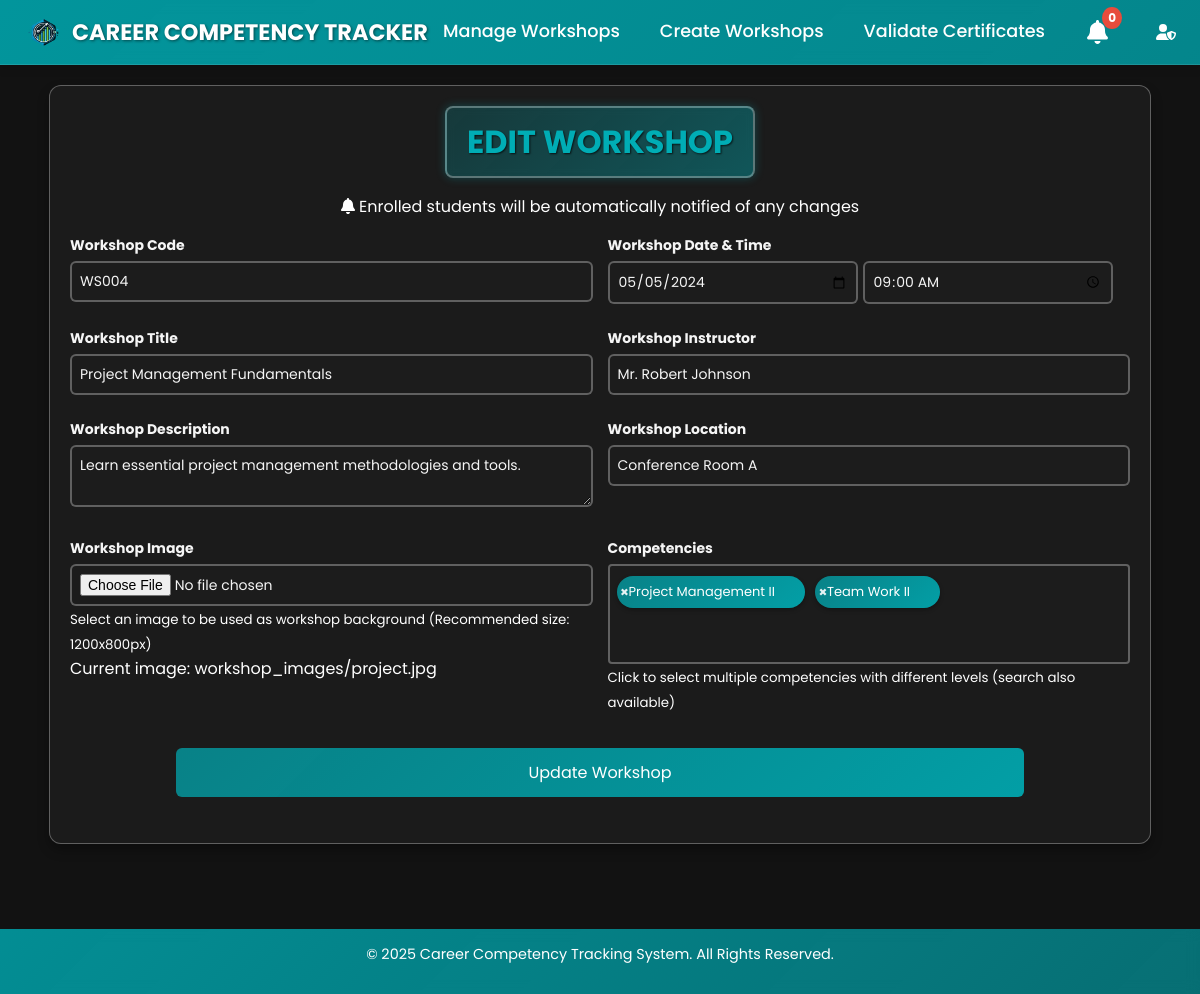
Screenshot of /edit-workshop/WS004 (signed in) with the database file from the repository.
### App/models/workshop.py (models this page shows, shortened)
class Workshop(db.Model):
    __tablename__ = 'workshops'
    id = db.Column(db.Integer, primary_key=True)
    workshopID = db.Column(db.String(20), unique=True)
    workshopName = db.Column(db.String(100))
    workshopDescription = db.Column(db.Text)
    workshopDate = db.Column(db.Date)
    workshopTime = db.Column(db.String(20))
    instructor = db.Column(db.String(100))
    location = db.Column(db.String(100))
    image_path = db.Column(db.String(255), nullable=True)
    _competencies = db.Column('competencies', db.JSON, nullable=True)
    created_at = db.Column(db.DateTime, default=datetime.utcnow)
    attendance_count = db.Column(db.Integer, default=0)
    enrollments = db.relationship('Enrollment', back_populates='workshop', lazy=True, cascade='all, delete-orphan')
    @property
    def competencies(self):
        try:
            if self._competencies is None:
                self._competencies = []
                flag_modified(self, '_competencies')
                db.session.add(self)
                db.session.commit()
            return self._competencies if isinstance(self._competencies, list) else []
        except Exception as e:
            print(f"Error accessing competencies: {str(e)}")
            return []
    @competencies.setter
    def competencies(self, value):
        """Set the competencies list directly"""
        if value is None:
            self._competencies = []
        else:
            self._competencies = value
        flag_modified(self, '_competencies')

### App/views/admin_views.py (the view, shortened to what this page needs)
@admin_views.route('/edit-workshop/<workshop_id>', methods=['GET', 'POST'])
@login_required
def edit_workshop(workshop_id):
    if current_user.user_type != 'admin':
        flash('Access denied. Administrators only.', 'error')
        return redirect(url_for('dashboard_views.dashboard'))
    workshop = Workshop.query.filter_by(workshopID=workshop_id).first_or_404()
    return render_template('Html/editWorkshop.html', workshop=workshop, user=current_user)

### App/controllers/auth.py (called while the page is built)
def add_auth_context(app):
  @app.context_processor
  def inject_user():
      try:
          verify_jwt_in_request()
          user_id = get_jwt_identity()
          current_user = User.query.get(user_id)
          is_authenticated = True
      except Exception as e:
          print(e)
          is_authenticated = False
          current_user = None
      return dict(is_authenticated=is_authenticated, current_user=current_user)

### App/models/administrator.py (called while the page is built)
    @property
    def is_authenticated(self):
        return True

### App/templates/Html/editWorkshop.html (shortened to what this page needs)
<!DOCTYPE html>
<html lang="en">
<head>
    <link rel="stylesheet" href="{{ url_for('static', filename='Css/global.css') }}">
    <link rel="stylesheet" href="../../static/Css/navbar.css">
    <link rel="stylesheet" href="{{ url_for('static', filename='Css/navbar.css') }}">
    <link rel="stylesheet" href="../../static/Css/footer.css">
    <link rel="stylesheet" href="{{ url_for('static', filename='Css/footer.css') }}">
    <link rel="stylesheet" href="../../static/Css/loader.css">
    <link rel="stylesheet" href="{{ url_for('static', filename='Css/loader.css') }}">
    <link rel="stylesheet" href="../../static/Css/adminWorkshopCreation.css">
    <link rel="stylesheet" href="{{ url_for('static', filename='Css/admin_workshop_creation.css') }}">
    <link href="https://cdn.jsdelivr.net/npm/select2@4.1.0-rc.0/dist/css/select2.min.css" rel="stylesheet" />
</head>
<body>
    {% include 'Html/navbar.html' with context %}
    <video autoplay muted loop id="bg-video">
        <source src="{{ url_for('static', filename='Videos/stdashboardvid.mp4') }}" type="video/mp4">
    </video>
    <main class="content-container">
        <div class="workshop-container">
            <div class="title-row">
                <h2>Edit Workshop</h2>
            </div>
            <div class="notify-row">
                <div class="info-message">
                    <i class="fas fa-bell"></i>
                    <span>Enrolled students will be automatically notified of any changes</span>
                </div>
            </div>
            <form method="POST" action="{{ url_for('admin_views.edit_workshop', workshop_id=workshop.workshopID) }}" enctype="multipart/form-data" id="workshopForm">
                <div class="form-row">
                    <div class="form-group">
                        <label>Workshop Code</label>
                        <input type="text" name="id" value="{{ workshop.workshopID }}" readonly>
                    </div>
                    <div class="form-group">
                        <label>Workshop Date & Time</label>
                        <input type="date" name="date" value="{{ workshop.workshopDate.strftime('%Y-%m-%d') }}" required>
                        <input type="time" name="time" value="{{ workshop.workshopTime }}" required>
                    </div>
                </div>
                <div class="form-row">
                    <div class="form-group">
                        <label>Workshop Title</label>
                        <input type="text" name="name" value="{{ workshop.workshopName }}" required>
                    </div>
                    <div class="form-group">
                        <label>Workshop Instructor</label>
                        <input type="text" name="instructor" value="{{ workshop.instructor }}" required>
                    </div>
                </div>
                <div class="form-row">
                    <div class="form-group">
                        <label>Workshop Description</label>
                        <textarea name="description" required>{{ workshop.workshopDescription }}</textarea>
                    </div>
                    <div class="form-group">
                        <label>Workshop Location</label>
                        <input type="text" name="location" value="{{ workshop.location }}" required>
                    </div>
                </div>
                <div class="form-row">
                    <div class="form-group">
                        <label>Workshop Image</label>
                        <input type="file" name="workshop_image" accept="image/*">
                        <small>Select an image to be used as workshop background (Recommended size: 1200x800px)</small>
                        {% if workshop.image_path %}
                            <p>Current image: {{ workshop.image_path }}</p>
                        {% endif %}
                    </div>
                    <div class="form-group">
                        <label>Competencies</label>
                        <small>Click to select multiple competencies with different levels (search also available)</small>
                    </div>
                </div>
                <div class="form-row">
                    <button type="submit" id="submitButton">Update Workshop</button>
                </div>
            </form>
        </div>
    </main>
    <footer class="footer">
        <p>&copy; 2025 Career Competency Tracking System. All Rights Reserved.</p>
        <div class="loading-bar-container">
        </div>
    </footer>
</body>
</html>

### App/static/Css/global.css (style rules this page uses)
html, body { margin: 0; padding: 0; font-family: 'Poppins', sans-serif; min-height: 100vh; position: relative; }
body { display: flex; flex-direction: column; min-height: 100vh; padding-bottom: 70px; box-sizing: border-box; }
main { flex: 1 0 auto; width: 100%; padding-bottom: 20px; }
#bg-video { position: fixed; top: 0; left: 0; width: 100%; height: 100%; object-fit: cover; z-index: -1; opacity: 0.9; }
.content-container { position: relative; z-index: 2; }

### App/static/Css/footer.css (style rules this page uses)
.footer { position: absolute; bottom: 0; left: 0; width: 100%; background: linear-gradient(135deg, rgba(0,173,181,0.8), rgba(0,173,181,0.6)); backdrop-filter: blur(8px); color: #fff; padding: 15px 0; text-align: center; font-size: 0.9em; z-index: 1; }
.loading-bar-container { width: 100%; height: 4px; margin-top: 10px; overflow: hidden; position: relative; }

### App/static/Css/adminWorkshopCreation.css (style rules this page uses)
* { margin: 0; padding: 0; box-sizing: border-box; }
body, h1, h2, p, input, button, textarea, label { font-family: 'Poppins', sans-serif; }
body { background-color: #121212; color: #f5f5f5; display: flex; flex-direction: column; min-height: 100vh; }
#bg-video { position: fixed; top: 0; left: 0; width: 100%; height: 100%; object-fit: cover; z-index: -1; }
main { flex-grow: 1; display: flex; align-items: center; justify-content: center; position: relative; padding: 20px; }
.workshop-container { background: rgba(30,30,30,0.8); backdrop-filter: blur(8px); padding: 20px; border-radius: 12px; box-shadow: 0 6px 12px rgba(0,0,0,0.3); max-width: 95%; width: 95%; text-align: center; border: 1px solid rgba(255,255,255,0.3); position: relative; }
.title-row { display: flex; justify-content: center; margin-bottom: 1rem; }
.title-row h2 { margin: 0; padding: 10px 20px; font-size: 2rem; font-weight: 700; text-transform: uppercase; color: #00adb5; background: linear-gradient(135deg, rgba(0,173,181,0.2), rgba(0,173,181,0.4)); border-radius: 8px; border: 2px solid rgba(255,255,255,0.3); box-shadow: 0 0 10px rgba(0,173,181,0.3); text-shadow: 1px 1px 2px rgba(0,0,0,0.7); backdrop-filter: blur(4px); transition: transform 0.3s, background 0.3s, box-shadow 0.3s; }
.notify-row { display: flex; justify-content: center; margin-bottom: 1rem; }
.form-row { display: flex; flex-wrap: wrap; justify-content: space-between; gap: 15px; width: 100%; margin-bottom: 1rem; }
.form-row .form-group { flex: 1; min-width: 200px; text-align: left; margin-bottom: 8px; }
label { display: block; font-size: 14px; font-weight: bold; margin-bottom: 5px; color: #f5f5f5; }
input, textarea { width: 100%; padding: 8px; border-radius: 6px; border: 2px solid rgba(255,255,255,0.3); font-size: 14px; background: rgba(30,30,30,0.5); color: #f5f5f5; transition: border-color 0.2s; }
input::placeholder, textarea::placeholder { color: #bbb; }
.form-group input[type="date"], .form-group input[type="time"] { display: inline-block; width: 48%; }
button { width: 80%; background: linear-gradient(135deg, rgba(0,173,181,0.7), rgba(0,173,181,0.9)); color: #fff; padding: 12px; border-radius: 6px; cursor: pointer; font-size: 16px; transition: background 0.3s ease; display: block; margin: 10px auto; border: none; }

### App/static/Css/admin_workshop_creation.css (style rules this page uses)
main { max-width: 1200px; margin: 0 auto; padding: 20px; padding-bottom: 80px; color: white; position: relative; z-index: 1; }

### rows the page displays
Workshop: id "WS004", date "05/05/2024", time "09:00", name "Project Management Fundamentals", instructor "Mr. Robert Johnson", description "Learn essential project management methodologies and tools.", location "Conference Room A", image_path "workshop_images/project.jpg"
